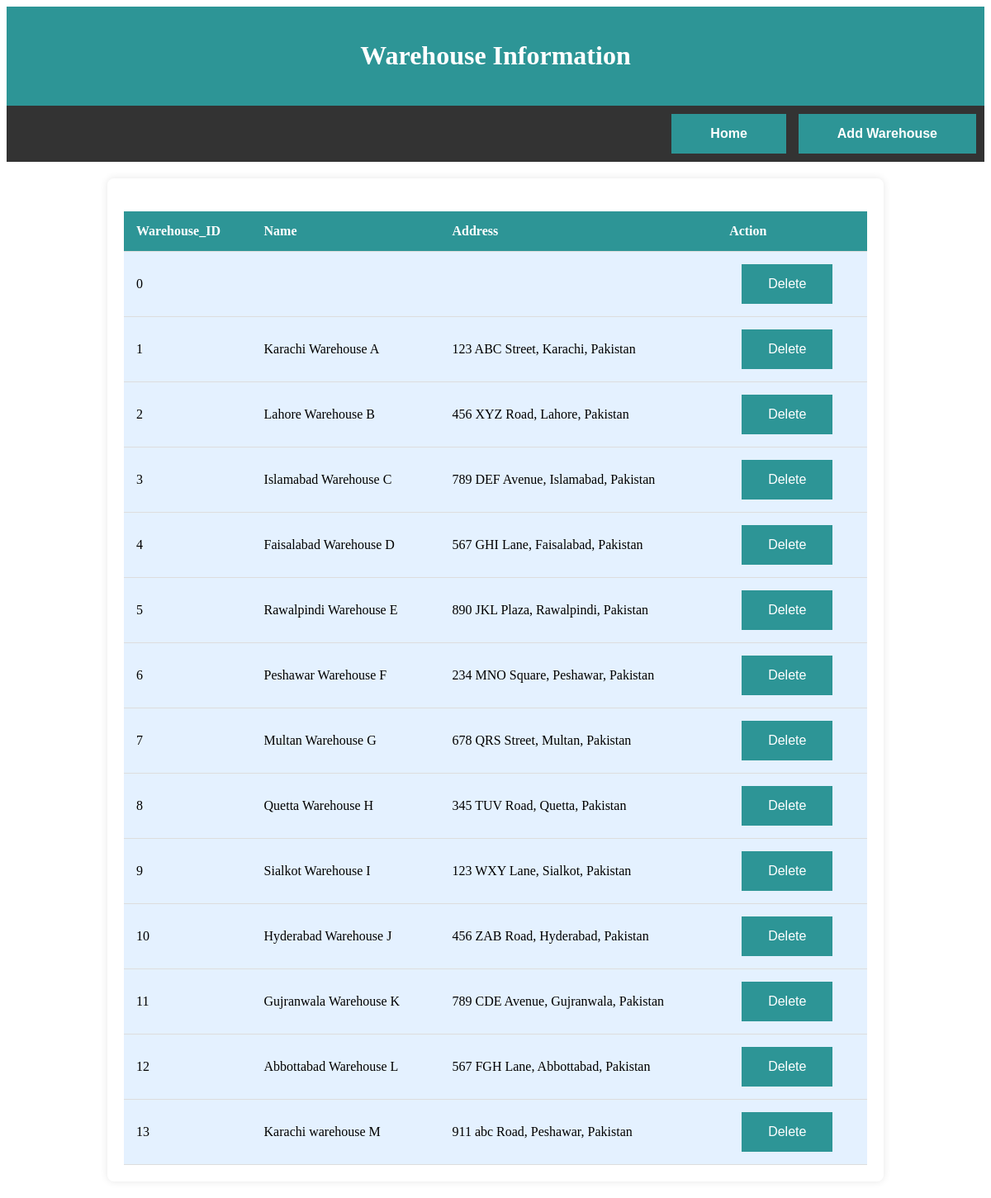
Page /Warehouse.php on the committed database.
### tables this page shows
CREATE TABLE IF NOT EXISTS `warehouse` (
  `Warehouse_ID` int NOT NULL,
  `Warehouse_name` varchar(50) NOT NULL,
  `Location` varchar(150) NOT NULL,
  PRIMARY KEY (`Warehouse_ID`)
);

### Warehouse.php (the view, shortened to what this page needs)
<?php
$servername = "localhost";
$username = "root";
$password = "";
$dbname = "ims";
try {
    $conn = new PDO("mysql:host=$servername;dbname=$dbname", $username, $password);
    $conn->setAttribute(PDO::ATTR_ERRMODE, PDO::ERRMODE_EXCEPTION);
    $stmt = $conn->query("SELECT * FROM warehouse");
    $products = $stmt->fetchAll(PDO::FETCH_ASSOC);
} catch (PDOException $e) {
    echo "Connection failed: " . $e->getMessage();
}
?>
<!DOCTYPE html>
<html lang="en">
<head>
    <link rel="stylesheet" href="1.css">
</head>
<body>
    <header>
        <h1>Warehouse Information</h1>
    </header>
    <nav>
           <div class="right-section">
            <button><a href="1.html">Home</a></button>
            <button><a href="Add_Warehouse.php">Add Warehouse</a></button>
        </div>
    </nav>
    <div class="container">
        <?php if (!empty($products)): ?>
            <table>
                <thead>
                    <tr>
                        <th>Warehouse_ID</th>
                        <th>Name</th>
                        <th>Address</th>
                        <th>    Action</th>
                    </tr>
                </thead>
                <tbody>
                    <?php foreach ($products as $customer): ?>
                        <tr>
                            <td><?= $customer['Warehouse_ID'] ?></td>
                            <td><?= $customer['Warehouse_name'] ?></td>
                            <td><?= $customer['Location'] ?></td>
                            <td>
                            <form action="" method="post" style="display: inline-block;">
                                <button type="submit" name="delete_warehouse" onclick="return confirm('Are you sure?')">Delete</button>
                            </form>
                        </td>
                        </tr>
                    <?php endforeach; ?>
                </tbody>
            </table>
        <?php else: ?>
            <p>No product information available.</p>
        <?php endif; ?>
    </div>
</body>
</html>

### 1.css (style rules this page uses)
table { width: 100%; border-collapse: collapse; margin-top: 20px; background-color: #E4F1FF; }
th, td { padding: 15px; text-align: left; border-bottom: 1px solid #ddd; }
th { background-color: #2D9596; color: white; }
form { text-align: left; }
header { background-color: #2D9596; padding: 20px; color: white; text-align: center; }
button, .dropbtn, .dropdown-label { background-color: #2D9596; color: white; padding: 15px 32px; border: none; border-radius: 0px; cursor: pointer; font-size: 16px; margin-left: 15px; }
nav { background-color: #333; padding: 10px; display: flex; justify-content: flex-end; align-items: center; }
nav a { color: #fff; text-decoration: none; margin: 0 15px; font-weight: bold; }
.container { max-width: 900px; margin: 20px auto; background-color: white; padding: 20px; border-radius: 8px; box-shadow: 0 0 10px rgba(0, 0, 0, 0.1); text-align: center; }
.right-section { display: flex; align-items: center; justify-content: flex-end; font-weight: bold; color: #333; }

### rows in the picture
warehouse: Warehouse_ID "0"
warehouse: Warehouse_ID "1", Warehouse_name "Karachi Warehouse A", Location "123 ABC Street, Karachi, Pakistan"
warehouse: Warehouse_ID "2", Warehouse_name "Lahore Warehouse B", Location "456 XYZ Road, Lahore, Pakistan"
warehouse: Warehouse_ID "3", Warehouse_name "Islamabad Warehouse C", Location "789 DEF Avenue, Islamabad, Pakistan"
warehouse: Warehouse_ID "4", Warehouse_name "Faisalabad Warehouse D", Location "567 GHI Lane, Faisalabad, Pakistan"
warehouse: Warehouse_ID "5", Warehouse_name "Rawalpindi Warehouse E", Location "890 JKL Plaza, Rawalpindi, Pakistan"
warehouse: Warehouse_ID "6", Warehouse_name "Peshawar Warehouse F", Location "234 MNO Square, Peshawar, Pakistan"
warehouse: Warehouse_ID "7", Warehouse_name "Multan Warehouse G", Location "678 QRS Street, Multan, Pakistan"
warehouse: Warehouse_ID "8", Warehouse_name "Quetta Warehouse H", Location "345 TUV Road, Quetta, Pakistan"
warehouse: Warehouse_ID "9", Warehouse_name "Sialkot Warehouse I", Location "123 WXY Lane, Sialkot, Pakistan"
warehouse: Warehouse_ID "10", Warehouse_name "Hyderabad Warehouse J", Location "456 ZAB Road, Hyderabad, Pakistan"
warehouse: Warehouse_ID "11", Warehouse_name "Gujranwala Warehouse K", Location "789 CDE Avenue, Gujranwala, Pakistan"
warehouse: Warehouse_ID "12", Warehouse_name "Abbottabad Warehouse L", Location "567 FGH Lane, Abbottabad, Pakistan"
warehouse: Warehouse_ID "13", Warehouse_name "Karachi warehouse M", Location "911 abc Road, Peshawar, Pakistan"
